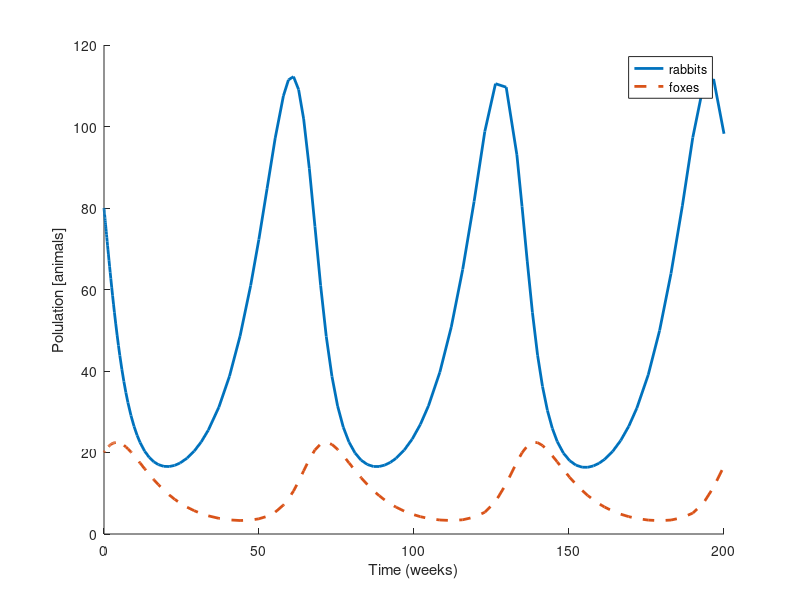
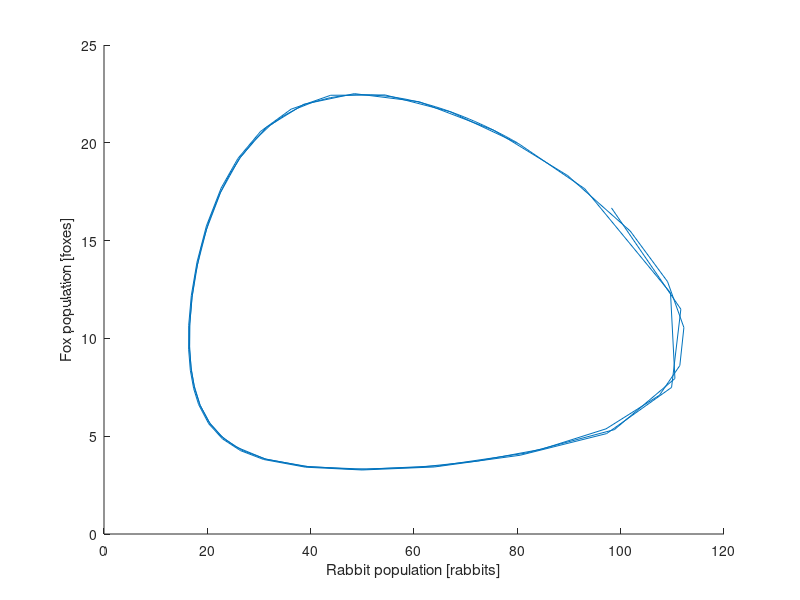

Here is the MATLAB script that generated these plots, in order:
% Simulate the Lotka-Volterra model and plot the results.

function res = lotka()
    % test the rate function
    t = 0;
    V_init = [80, 20];
    R = rate_func(t, V_init)
    
    % run the ODE solver
    tspan = [0, 200];
    [T, M] = ode45(@rate_func, tspan, V_init);
    
    % plot the time series
    figure(1); clf; hold on
    R = M(:, 1);
    F = M(:, 2);
    plot(T, R, 'LineWidth', 2)
    plot(T, F, '--', 'LineWidth', 2)
    xlabel('Time (weeks)')
    ylabel('Polulation [animals]')
    legend('rabbits', 'foxes')
    %saveas(gcf, '../../book/figs/lotka.eps', 'epsc')

    % plot the trajectory
    figure(2); clf; hold on
    plot(R, F)
    xlabel('Rabbit population [rabbits]')
    ylabel('Fox population [foxes]')
    %saveas(gcf, '../../book/figs/phase.eps', 'epsc')
end


function res = rate_func(t, V)
    % unpack the elements of V
    x = V(1);
    y = V(2);

    % set the parameters
    a = 0.1;
    b = 0.01;
    c = 0.1;
    d = 0.002;

    % compute the derivatives
    dxdt = a*x - b*x*y;
    dydt = -c*y + d*x*y;

    % pack the derivatives into a vector
    res = [dxdt; dydt];
end
